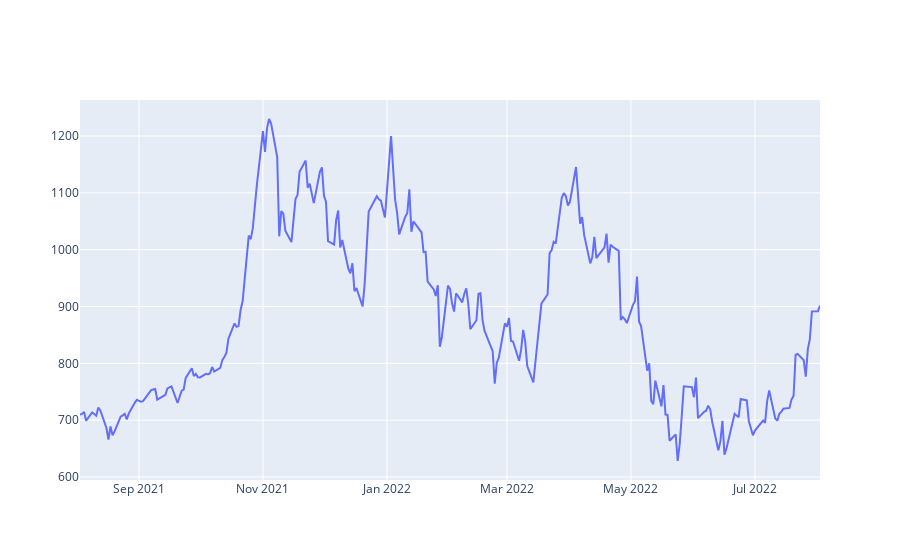

Source (notebook cell):
### Code cell
import plotly.graph_objects as go
fig = go.Figure(data=go.Scatter(x=hist.index,y=hist['Close'], mode='lines'))
fig.show()

### Figure 1 — Plotly figure (JSON) as saved in the notebook; plotly's stock layout.template omitted (floating-point values rounded to 4 significant figures; data arrays with more than 128 entries replaced by an {"elided": "..."} marker saying what was removed)
{"data": [{"mode": "lines", "type": "scatter", "x": {"elided": "252 str values"}, "y": {"elided": "252 float values"}}], "layout": {}}
